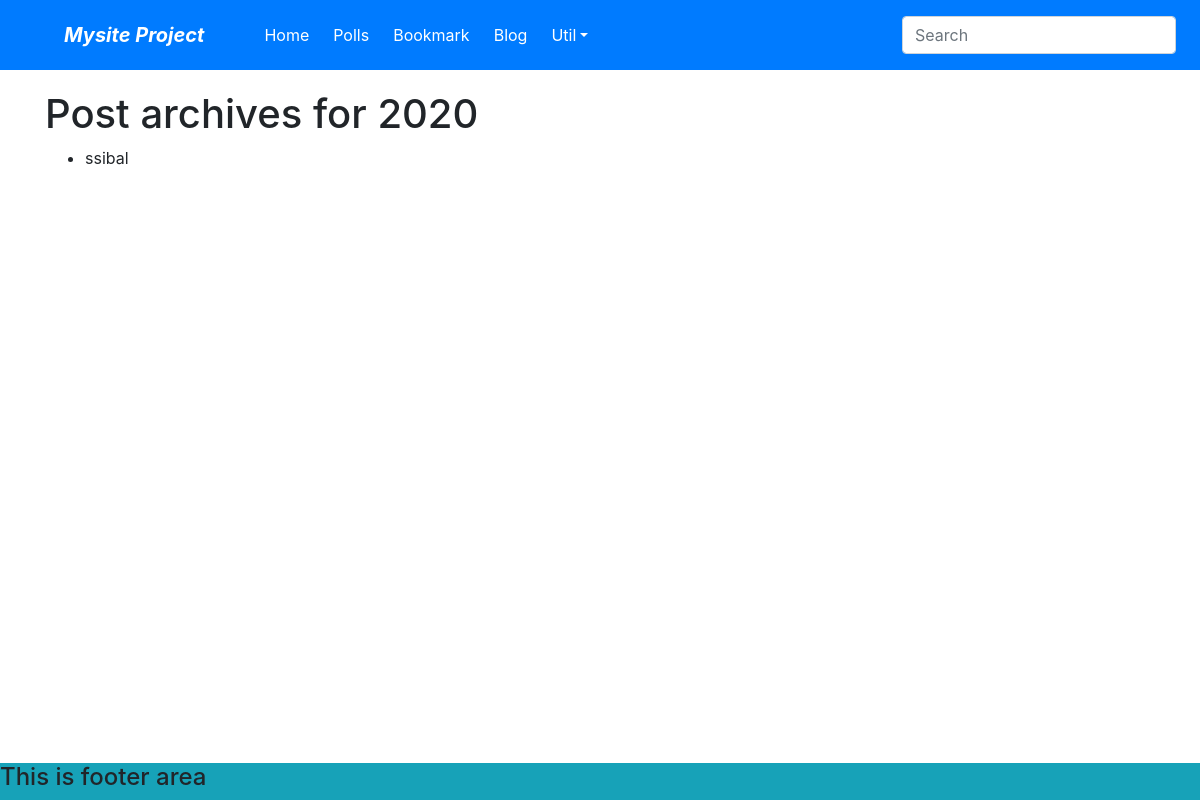
The page /blog/archive/2020 on the database as committed earlier.
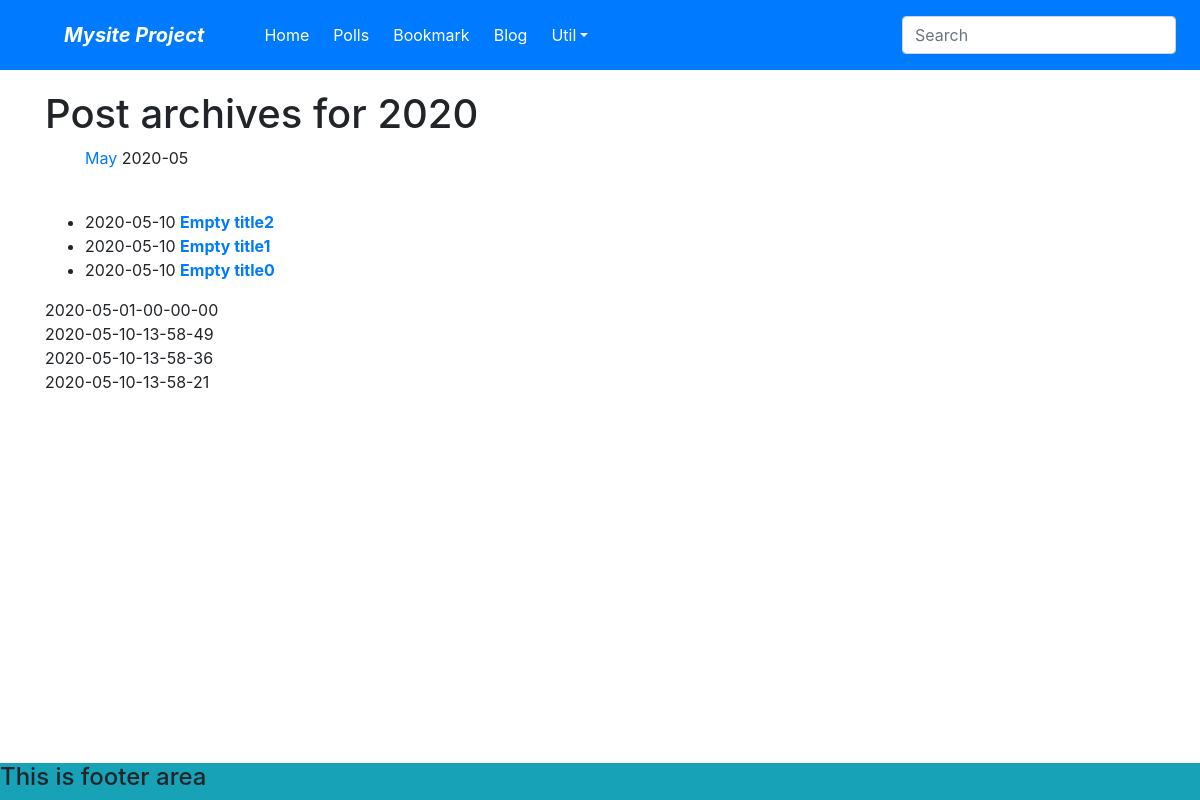
The same page on the database as committed later.
### blog/models.py (models this page shows, shortened)
class Post(models.Model):
    title = models.CharField(verbose_name='Post_Title', max_length=100, default="Empty title", blank=True)
    slug = models.SlugField(verbose_name='SLUG', unique=True, allow_unicode=True,\
        help_text='one word for title alias.')
    description = models.CharField(verbose_name='Description', max_length=100, blank=True, help_text= 'simple \
        description text.')
    content = models.TextField('CONTENT')
    create_dt = models.DateTimeField('CREATE DATE', auto_now_add=True)
    modify_dt = models.DateTimeField('MODIFIED DATE', auto_now=False)
    class Meta:
        verbose_name = 'posting'
        verbose_name_plural = 'postings'
        db_table = 'blog_posts'
        ordering = ('-modify_dt',)
    def get_absolute_url(self):
        return reverse("blog:post_detail", args=(self.slug,))

### blog/views.py (the view)
# urls.py: path('archive/<int:year>', PostYAV.as_view(), name='post_year_archive'),
class PostYAV(YearArchiveView):
    model = Post
    date_field = 'modify_dt'
    make_object_list = True
    context_object_name = 'p_list'
    allow_empty = True

### blog/templates/blog/post_archive_year.html (shortened to what this page needs)
{% extends 'home.html' %}
{% block content %}
    <h1>Post archives for {{year|date:'Y'}}</h1>
    <ul>
        {% if not date_list %}
            <li>ssibal</li>
        {% else %}
            {% for date in date_list %}
                <li style="display: inline;">
                    <a href="{% url 'blog:post_month_archive' year=year|date:'Y' month=date|date:'b' %}">
                        {{date|date:'F'}}
                    </a>
                    {{date|date:'Y-m'}}
                </li>
            {% endfor %}
        {% endif %}
    </ul>
    <br>
    <div>
        <ul>
            {% for p in p_list %}
                <li>{{p.modify_dt|date:"Y-m-d"}}
                <a href="{{p.get_absolute_url}}"><strong>{{p.title}}</strong></a></li>
            {% endfor %}
        </ul>
    </div>
    {% for d in date_list %}
        {{d|date:'Y-m-d-H-i-s'}}<br>
    {% endfor %}
    {% for p in p_list %}
        {{p.modify_dt|date:'Y-m-d-H-i-s'}}<br>
    {% endfor %}
{% endblock %}

Rows that differ between the two databases and show on the page:
added Post: modify_dt "2020-05-10", title "Empty title2", modify_dt "2020-05-10-13-58-49"
added Post: modify_dt "2020-05-10", title "Empty title1", modify_dt "2020-05-10-13-58-36"
added Post: modify_dt "2020-05-10", title "Empty title0", modify_dt "2020-05-10-13-58-21"
Other text that changed with them:
new list line: "May 2020-05"
new list line: "2020-05-01-00-00-00"
text no longer shown: "ssibal"
